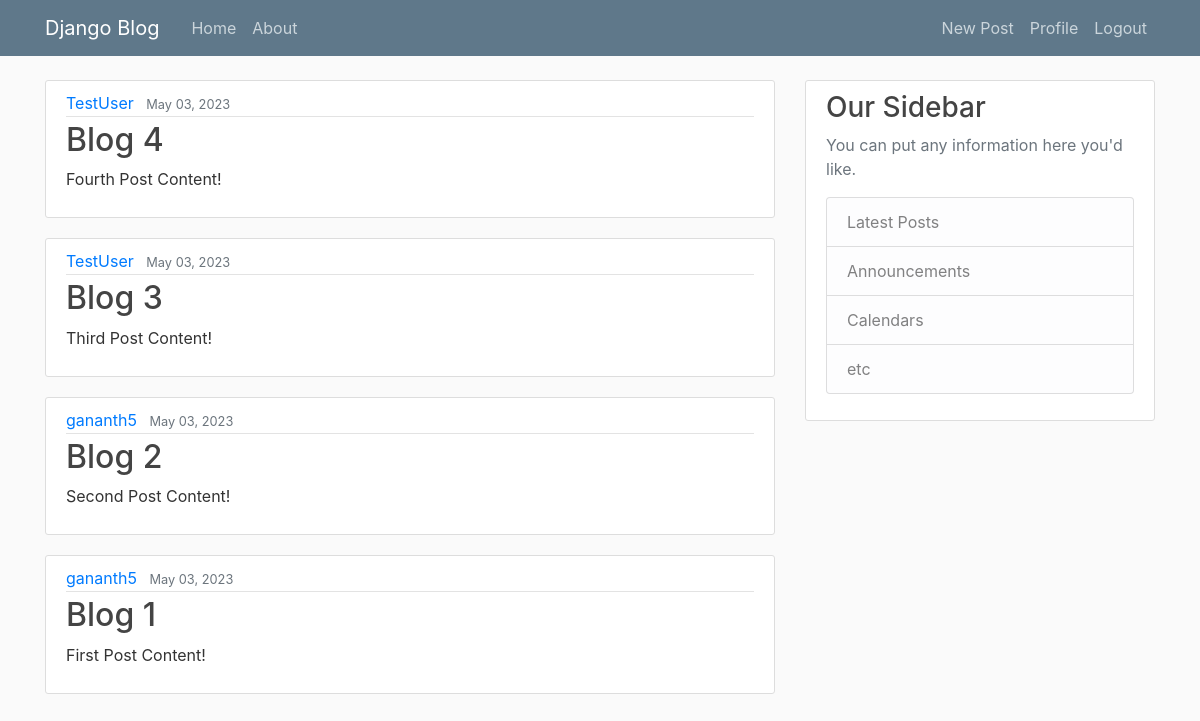
The app's page / (signed in), older data.
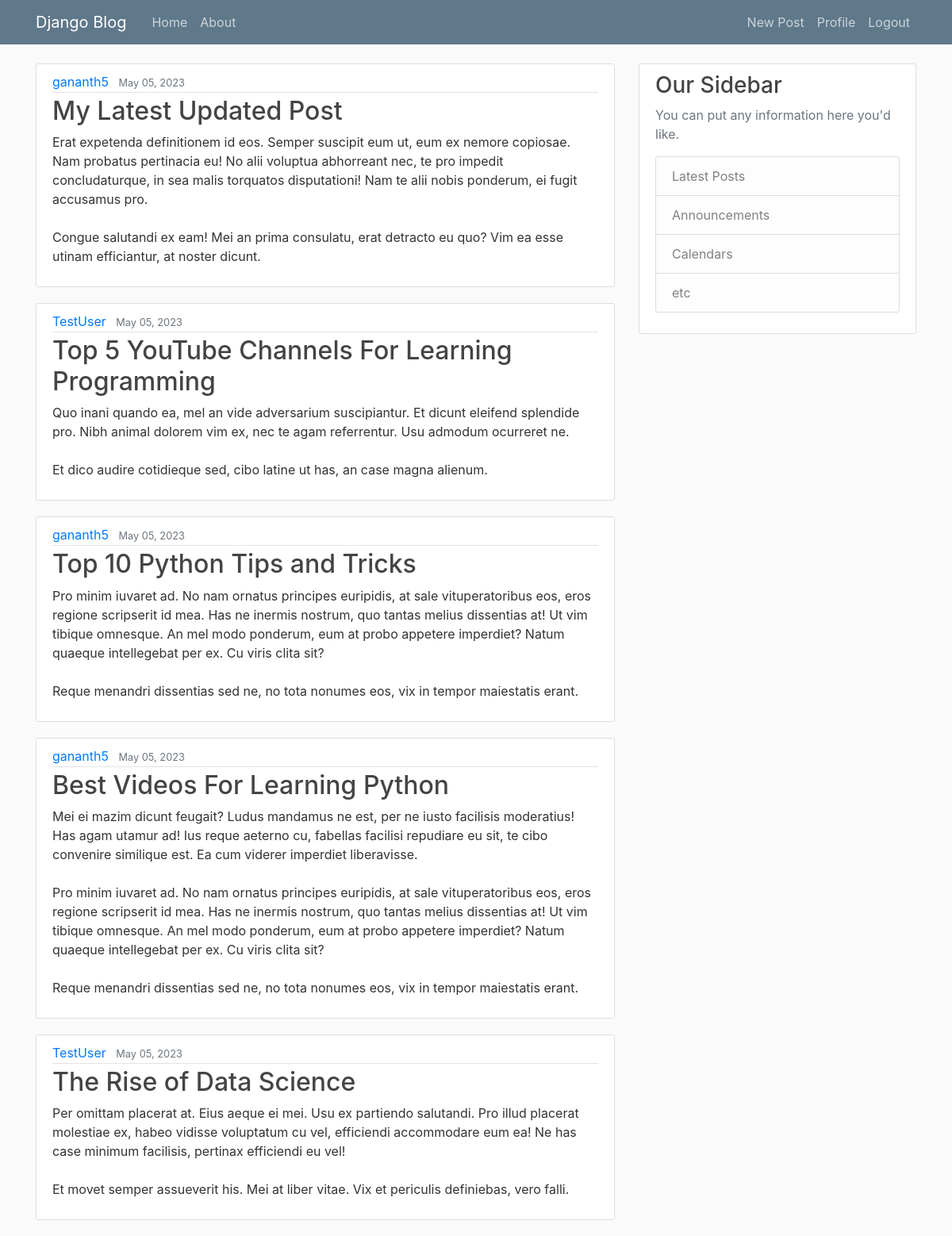
The same page, newer data.
### blog/models.py (models this page shows, shortened)
class Post(models.Model):
    title = models.CharField(max_length=100)
    content = models.TextField()
    date_posted = models.DateTimeField(default=timezone.now)
    author = models.ForeignKey(User,on_delete=models.CASCADE)

### blog/views.py (the view)
# urls.py: path('', PostListView.as_view(),name='blog-home'),
class PostListView(LoginRequiredMixin,ListView):
    model = Post
    template_name = 'blog/home.html' #<app>/<model>_<viewtype>.html
    context_object_name = 'posts'
    ordering = ['-date_posted']
    paginate_by = 5

### blog/templates/blog/home.html
{% extends "blog/base.html" %}
{% block content %}
    {% for post in posts %}
        <article class="media content-section">
            <div class="media-body">
                <div class="article-metadata">
                    <a class="mr-2" href="#">{{ post.author }}</a>
                    <small class="text-muted">{{ post.date_posted|date:"F d, Y" }}</small>
                </div>
                <h2><a class="article-title" href="#">{{ post.title }}</a></h2>
                <p class="article-content">{{ post.content }}</p>
            </div>
        </article>
    {% endfor %}
{% endblock %}

Row changes from the older to the newer data that the page shows:
no longer on this page (row unchanged): Post: author "TestUser", date_posted "May 03, 2023", title "Blog 4", content "Fourth Post Content!"
no longer on this page (row unchanged): Post: author "TestUser", date_posted "May 03, 2023", title "Blog 3", content "Third Post Content!"
no longer on this page (row unchanged): Post: author "gananth5", date_posted "May 03, 2023", title "Blog 2", content "Second Post Content!"
no longer on this page (row unchanged): Post: author "gananth5", date_posted "May 03, 2023", title "Blog 1", content "First Post Content!"
added Post: author "gananth5", date_posted "May 05, 2023", title "My Latest Updated Post", content "Erat expetenda definitionem id eos. Semper suscipit eum ut, eum ex nemore copiosae. Nam probatus pertinacia eu! No alii voluptua abhorreant nec, te pro impedit concludaturque, in sea malis torquatos disputationi! Nam te alii nobis ponderum, ei fugit accusamus pro. Congue salutandi ex eam! Mei an prima consulatu, erat detracto eu quo? Vim ea esse utinam efficiantur, at noster dicunt."
added Post: author "TestUser", date_posted "May 05, 2023", title "Top 5 YouTube Channels For Learning Programming", content "Quo inani quando ea, mel an vide adversarium suscipiantur. Et dicunt eleifend splendide pro. Nibh animal dolorem vim ex, nec te agam referrentur. Usu admodum ocurreret ne. Et dico audire cotidieque sed, cibo latine ut has, an case magna alienum."
added Post: author "gananth5", date_posted "May 05, 2023", title "Top 10 Python Tips and Tricks", content "Pro minim iuvaret ad. No nam ornatus principes euripidis, at sale vituperatoribus eos, eros regione scripserit id mea. Has ne inermis nostrum, quo tantas melius dissentias at! Ut vim tibique omnesque. An mel modo ponderum, eum at probo appetere imperdiet? Natum quaeque intellegebat per ex. Cu viris clita sit? Reque menandri dissentias sed ne, no tota nonumes eos, vix in tempor maiestatis erant."
added Post: author "gananth5", date_posted "May 05, 2023", title "Best Videos For Learning Python", content "Mei ei mazim dicunt feugait? Ludus mandamus ne est, per ne iusto facilisis moderatius! Has agam utamur ad! Ius reque aeterno cu, fabellas facilisi repudiare eu sit, te cibo convenire similique est. Ea cum viderer imperdiet liberavisse. Pro minim iuvaret ad. No nam ornatus principes euripidis, at sale vituperatoribus eos, eros regione scripserit id mea. Has ne inermis nostrum, quo tantas melius dissentias at! Ut vim tibique omnesque. An mel modo ponderum, eum at probo appetere imperdiet? Natum quaeque intellegebat per ex. Cu viris clita sit? Reque menandri dissentias sed ne, no tota nonumes eos, vix in tempor maiestatis erant."
added Post: author "TestUser", date_posted "May 05, 2023", title "The Rise of Data Science", content "Per omittam placerat at. Eius aeque ei mei. Usu ex partiendo salutandi. Pro illud placerat molestiae ex, habeo vidisse voluptatum cu vel, efficiendi accommodare eum ea! Ne has case minimum facilisis, pertinax efficiendi eu vel! Et movet semper assueverit his. Mei at liber vitae. Vix et periculis definiebas, vero falli."
